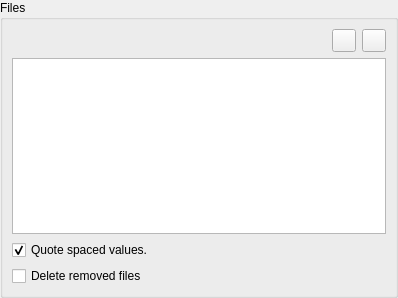
<?xml version="1.0" encoding="UTF-8"?>
<ui version="4.0">
 <class>FilesEditor</class>
 <widget class="XUPPageEditor" name="FilesEditor">
  <property name="geometry">
   <rect>
    <x>0</x>
    <y>0</y>
    <width>398</width>
    <height>298</height>
   </rect>
  </property>
  <property name="windowTitle">
   <string>Files</string>
  </property>
  <property name="windowIcon">
   <iconset resource="../../resources/resources.qrc">
    <normaloff>:/xupeditor/icons/xupeditor/files.png</normaloff>:/xupeditor/icons/xupeditor/files.png</iconset>
  </property>
  <layout class="QVBoxLayout" name="verticalLayout">
   <property name="margin">
    <number>0</number>
   </property>
   <item>
    <widget class="QGroupBox" name="gbFiles">
     <property name="title">
      <string>Files</string>
     </property>
     <layout class="QGridLayout" name="gridLayout">
      <item row="0" column="0">
       <spacer>
        <property name="orientation">
         <enum>Qt::Horizontal</enum>
        </property>
        <property name="sizeHint" stdset="0">
         <size>
          <width>12</width>
          <height>12</height>
         </size>
        </property>
       </spacer>
      </item>
      <item row="0" column="1">
       <widget class="QToolButton" name="tbAdd">
        <property name="toolTip">
         <string>Add...</string>
        </property>
        <property name="icon">
         <iconset resource="../../resources/resources.qrc">
          <normaloff>:/listeditor/icons/listeditor/add.png</normaloff>:/listeditor/icons/listeditor/add.png</iconset>
        </property>
       </widget>
      </item>
      <item row="0" column="2">
       <widget class="QToolButton" name="tbEdit">
        <property name="toolTip">
         <string>Edit...</string>
        </property>
        <property name="icon">
         <iconset resource="../../resources/resources.qrc">
          <normaloff>:/listeditor/icons/listeditor/edit.png</normaloff>:/listeditor/icons/listeditor/edit.png</iconset>
        </property>
       </widget>
      </item>
      <item row="1" column="0" colspan="3">
       <widget class="QTreeView" name="tvVariables">
        <property name="editTriggers">
         <set>QAbstractItemView::NoEditTriggers</set>
        </property>
        <property name="uniformRowHeights">
         <bool>true</bool>
        </property>
        <property name="headerHidden">
         <bool>true</bool>
        </property>
       </widget>
      </item>
      <item row="3" column="0" colspan="3">
       <widget class="QCheckBox" name="cbDeleteEnabled">
        <property name="text">
         <string>Delete removed files</string>
        </property>
       </widget>
      </item>
      <item row="2" column="0" colspan="3">
       <widget class="QCheckBox" name="cbQuoteEnabled">
        <property name="sizePolicy">
         <sizepolicy hsizetype="Expanding" vsizetype="Fixed">
          <horstretch>0</horstretch>
          <verstretch>0</verstretch>
         </sizepolicy>
        </property>
        <property name="text">
         <string>Quote spaced values.</string>
        </property>
        <property name="checked">
         <bool>true</bool>
        </property>
       </widget>
      </item>
     </layout>
    </widget>
   </item>
  </layout>
 </widget>
 <customwidgets>
  <customwidget>
   <class>XUPPageEditor</class>
   <extends>QFrame</extends>
   <header>XUPPageEditor.h</header>
   <container>1</container>
  </customwidget>
 </customwidgets>
 <resources>
  <include location="../../resources/resources.qrc"/>
 </resources>
 <connections/>
</ui>
